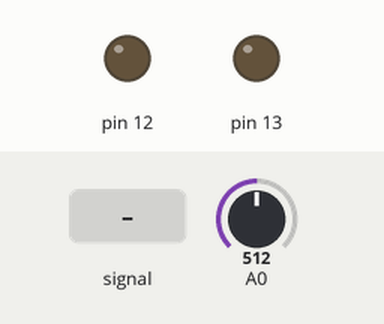
A sketch run on a simulated Arduino Uno, built with avr-gcc and run on an emulated ATmega328P. On the bench: output pins drawn as LEDs (lit = HIGH). Dashed ring = blinking. The test bench sets the inputs (shaded band); at power-on: A0 = 512.

Above: at 1.2 s.
1.3 s: A0 fed a 200 Hz sine of ±255 counts around its level
At 4.2 s:
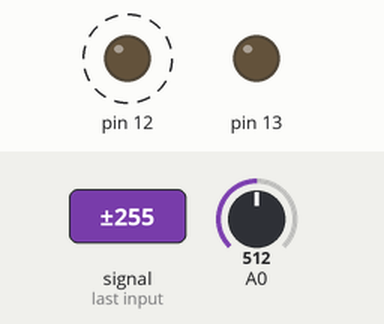
4.3 s: A0 set to 716
At 5.4 s:
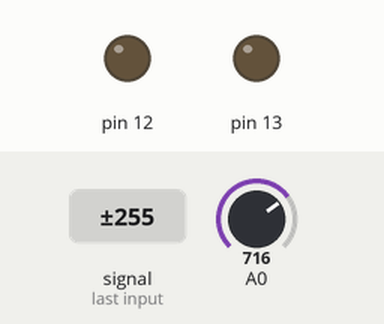
5.8 s: A0 set to 511
Timing chart, 0 to 8.8 s (numbered marks = the images above; inputs shaded):
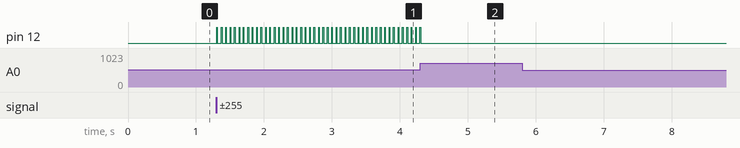

Measured:
- after the input at 1.3 s, pin 12: alternates HIGH for 0.01 s and LOW for 0.05 s, starting at once
- after the input at 4.3 s, pin 12: goes on until 4.3 s, then stays LOW

The sketch:

arduinokode.ino
```cpp
#include <Wire.h>
#include <TimerOne.h>

void setup() {
  Serial.begin(9600);
  // Oppsett av timer interrupt
  Timer1.initialize(650); // 500 mikrosekund mellom hver sample
  // Argumentet i "attachInterrupt" bestemmer hvilken funskjon som er interrupt handler
  Timer1.attachInterrupt(takeSample);

  pinMode(13, OUTPUT);
  pinMode(12, OUTPUT);
}

// Globale variaber
int sample = 0; // Holder siste sample

const int N = 2;
float H1 = 0;
int lastSamples1[N]{0};
float H2 = 0;
int lastSamples2[N]{0};
bool odd = false;

const int M = 8;
float avgArr1[M]{0};
float avg1 = 0;
float avgArr2[M]{0};
float avg2 = 0;

int b = 0;
int u = 0;

bool logging = false;
const int maxCount = 1024;
int count = 0;

void loop() {

}

// Interrupt-handler (kalles ved hvert interrupt)
void takeSample(void){
  sample = analogRead(0) - 512; // Sampler på A0
  lastSamples1[1] = lastSamples1[0];
  lastSamples1[0] = sample;
  H1 = (lastSamples1[0] + lastSamples1[1])/2;

  if(odd) {
    lastSamples2[1] = lastSamples2[0];
    lastSamples2[0] = sample;
    H2 = (lastSamples2[0] + lastSamples2[1]) / 2;
  }

  avgArr1[count%M] = abs(H1);
  avgArr2[count%M] = abs(H2);
  if (count % M == 0) {
    int sum1 = 0;
    int sum2 = 0;
    for (int i = 0; i < M; i++) {
      sum1 += avgArr1[i];
      sum2 += avgArr2[i];
    }
    avg1 = sum1 / M;
    avg2 = sum2 / M;

    int d = avg1 - avg2;
    int threshold = 50;
    b = d >= 0 ? 0 : 1;
    u = abs(d) > threshold ? 1 : 0;

    digitalWrite(13, b);
    digitalWrite(12, u);
  }

  if (logging && count == maxCount-1) {
    count = 0;
    Serial.print("H1: ");
    Serial.print(avg1);
    Serial.print(", H2: ");
    Serial.println(avg2);

    Serial.print("u: ");
    Serial.print(u);
    Serial.print(", b: ");
    Serial.println(b);
  }
  count++;
  odd = !odd;
}
```
